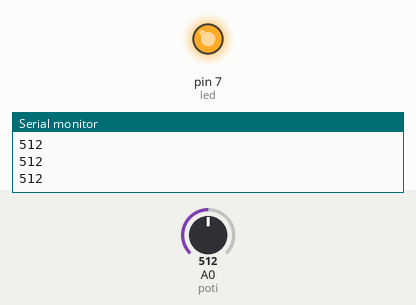
Simulated run of this sketch. Board: Arduino Uno, built with avr-gcc and run on an emulated ATmega328P. On the bench: output pins drawn as LEDs (lit = HIGH), the last lines printed to the serial monitor. The test bench sets the inputs (shaded band); at power-on: A0 (poti) = 512.

Above: at 1.2 s.
1.3 s: A0 (poti) set to 493
At 2.2 s:
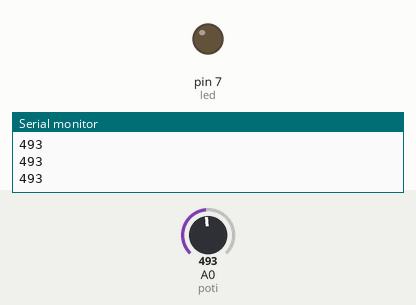
2.8 s: A0 (poti) set to 510
At 3.5 s:
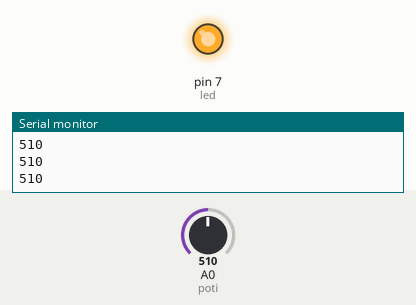
4.3 s: A0 (poti) set to 490
At 5.7 s:
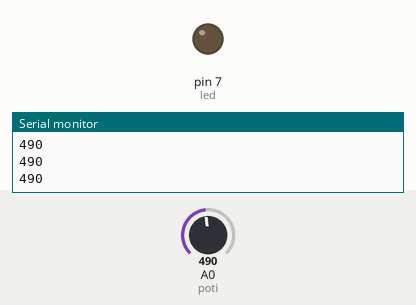
Timing chart, 0 to 7.3 s (numbered marks = the images above; inputs shaded):
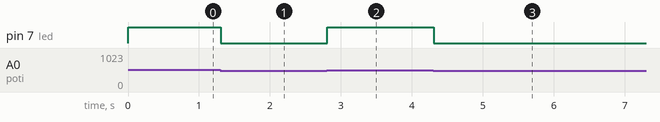

Measured:
- the behaviour switches between 501 and 500 on A0 (poti) (found by bisection; images 0 and 1)
- after the input at 1.3 s, pin 7 (led): HIGH → LOW at once
- after the input at 2.8 s, pin 7 (led): LOW → HIGH at once
- after the input at 4.3 s, pin 7 (led): HIGH → LOW at once

The sketch:

KA.ino
```cpp
#define poti A0
#define led 7

void setup() {
 pinMode(poti, INPUT);
 pinMode(led, OUTPUT);
 Serial.begin(9600);

}

void loop() {
  int resistor = analogRead(poti);
  Serial.println(resistor);
  if (resistor > 500) {
    digitalWrite(led, HIGH);
  } else {
    digitalWrite(led, LOW);
  }
}
```
